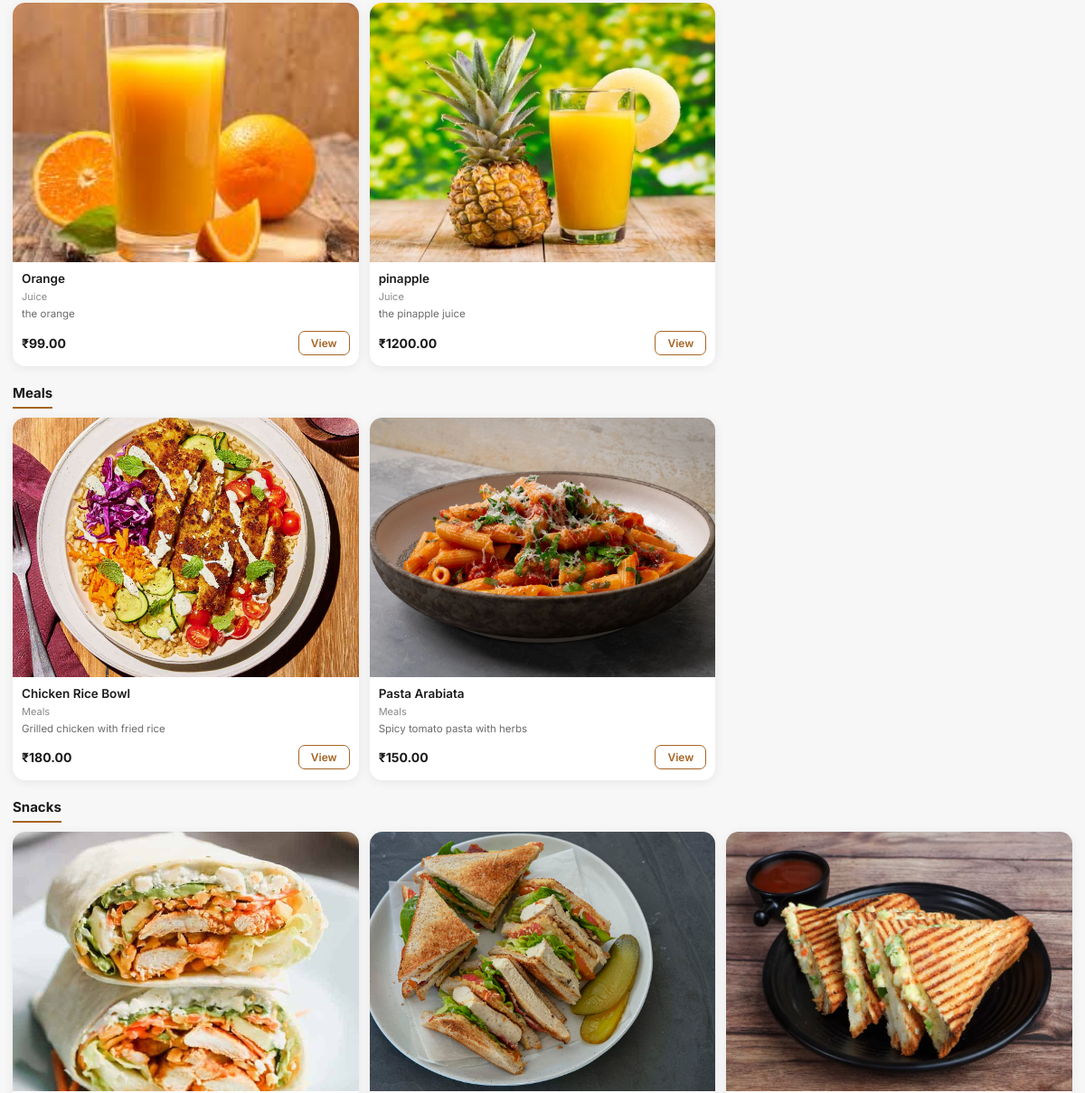
Before: / (middle part) with the older database file.
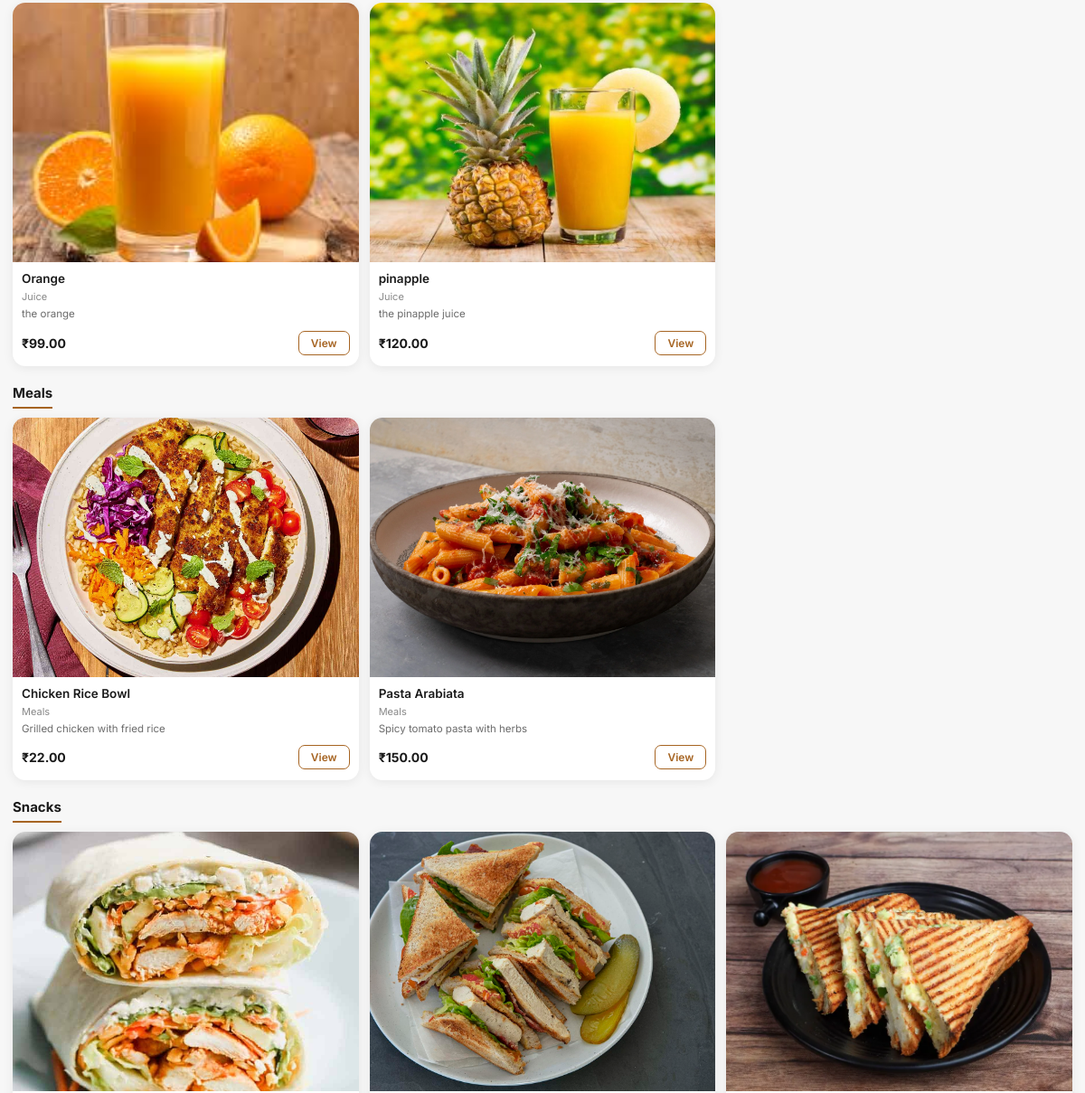
After: the same page with the newer database file.
### menu/models.py (models this page shows, shortened)
class MenuItem(models.Model):
    category = models.ForeignKey(Category,on_delete=models.CASCADE,related_name='items')
    name = models.CharField(max_length=200)
    description = models.TextField(blank=True)
    price = models.DecimalField(max_digits=8, decimal_places=2)
    image = models.ImageField(upload_to='menu_images/', blank=True, null=True)
    is_veg = models.BooleanField(default=False, verbose_name="Vegetarian")
    is_available = models.BooleanField(default=True, verbose_name="Available")
    is_featured = models.BooleanField(default=False, verbose_name="Featured / Bestseller")
    created_at = models.DateTimeField(auto_now_add=True)
    class Meta:
        ordering = ['name']

class Category(models.Model):
    name = models.CharField(max_length=100)
    order = models.PositiveIntegerField(default=0, help_text="Display order (lower = first)")
    class Meta:
        verbose_name_plural = "Categories"
        ordering = ['order', 'name']

### menu/views.py (the view)
# urls.py: path('', views.menu_view, name='menu'),
def menu_view(request):
    search_query = request.GET.get('q', '').strip()
    category_id = request.GET.get('category', '')
    categories = Category.objects.all()
    items = MenuItem.objects.select_related('category').order_by('category__name', 'name')
    if search_query:
        items = items.filter(name__icontains=search_query) | items.filter(description__icontains=search_query)
        items = items.order_by('category__name', 'name')
    if category_id:
        items = items.filter(category__id=category_id)
    context = {
        'categories': categories,
        'items': items,
        'search_query': search_query,
        'active_category': category_id,
    }
    return render(request, 'menu/menu.html', context)

### templates/menu/menu.html (shortened to what this page needs)
<!DOCTYPE html>
{% load static %}
<html lang="en">
<head>
</head>
<body>
    <main class="main">
        {% if items %}
        {% if active_category %}
        {% for cat in categories %}
        {% if cat.id|stringformat:'s' == active_category %}
        <div class="section-heading">{{ cat.name }}</div>
        {% endif %}
        {% endfor %}
        <div class="item-grid">
            {% for item in items %}
            <div class="item-card" onclick="openModal(
                        '{{ item.name|escapejs }}',
                        '{{ item.category.name|escapejs }}',
                        '{{ item.description|escapejs }}',
                        '{{ item.price }}',
                        '{% if item.image %}{{ item.image.url }}{% endif %}'
                    )">
                {% if item.image %}
                <img class="item-img" src="{{ item.image.url }}" alt="{{ item.name }}" loading="lazy" />
                {% else %}
                <div class="img-placeholder">☕</div>
                {% endif %}
                <div class="item-body">
                    <div class="item-name">{{ item.name }}</div>
                    <div class="item-cat-label">{{ item.category.name }}</div>
                    {% if item.description %}
                    <div class="item-desc">{{ item.description }}</div>
                    {% endif %}
                    <div class="item-footer">
                        <div class="item-price">₹{{ item.price }}</div>
                        <button class="btn-view">View</button>
                    </div>
                </div>
            </div>
            {% endfor %}
        </div>
        {% else %}
        {% regroup items by category as grouped_items %}
        {% for group in grouped_items %}
        <div class="section-heading">{{ group.grouper.name }}</div>
        <div class="item-grid">
            {% for item in group.list %}
            <div class="item-card" onclick="openModal(
                            '{{ item.name|escapejs }}',
                            '{{ item.category.name|escapejs }}',
                            '{{ item.description|escapejs }}',
                            '{{ item.price }}',
                            '{% if item.image %}{{ item.image.url }}{% endif %}'
                        )">
                {% if item.image %}
                <img class="item-img" src="{{ item.image.url }}" alt="{{ item.name }}" loading="lazy" />
                {% else %}
                <div class="img-placeholder">☕</div>
                {% endif %}
                <div class="item-body">
                    <div class="item-name">{{ item.name }}</div>
                    <div class="item-cat-label">{{ item.category.name }}</div>
                    {% if item.description %}
                    <div class="item-desc">{{ item.description }}</div>
                    {% endif %}
                    <div class="item-footer">
                        <div class="item-price">₹{{ item.price }}</div>
                        <button class="btn-view">View</button>
                    </div>
                </div>
            </div>
            {% endfor %}
        </div>
        {% endfor %}
        {% endif %}
        {% else %}
        <div class="empty-state">
            <div class="emoji">🔍</div>
            <p>No items found</p>
            <small>Try a different search or category</small>
        </div>
        {% endif %}
    </main>
</body>
</html>

### templates/menu/menu.html (style rules this page uses)
*, *::before, *::after { box-sizing: border-box; margin: 0; padding: 0; }
:root { --bg: #f7f7f7; --surface: #ffffff; --border: #e8e8e8; --primary: #a66422; --primary-light: #fdf0ef; --text-main: #1a1a1a; --text-sub: #6b6b6b; --text-cat: #888888; --card-radius: 14px; --tag-veg: #27ae60; --tag-nonveg: #a66422; --shadow: 0 2px 12px rgba(0, 0, 0, 0.07); }
body { font-family: 'Inter', sans-serif; background: var(--bg); color: var(--text-main); min-height: 100vh; }
.main { padding: 16px 14px 80px; }
.section-heading { font-size: 15px; font-weight: 700; color: var(--text-main); margin: 20px 0 10px; padding-bottom: 6px; border-bottom: 2px solid var(--primary); display: inline-block; }
.item-grid { display: grid; grid-template-columns: 1fr 1fr; gap: 12px; }
.item-card { background: var(--surface); border-radius: var(--card-radius); overflow: hidden; box-shadow: var(--shadow); display: flex; flex-direction: column; transition: transform 0.2s ease, box-shadow 0.2s ease; }
.item-img { width: 100%; aspect-ratio: 4/3; object-fit: cover; display: block; }
.item-body { padding: 10px 10px 12px; display: flex; flex-direction: column; gap: 4px; flex: 1; }
.item-name { font-size: 13.5px; font-weight: 600; line-height: 1.3; color: var(--text-main); }
.item-cat-label { font-size: 11px; color: var(--text-cat); }
.item-desc { font-size: 11.5px; color: var(--text-sub); line-height: 1.4; display: -webkit-box; -webkit-line-clamp: 2; -webkit-box-orient: vertical; overflow: hidden; }
.item-footer { display: flex; align-items: center; justify-content: space-between; margin-top: 6px; }
.item-price { font-size: 14px; font-weight: 700; color: var(--text-main); }
.btn-view { padding: 5px 13px; background: var(--surface); border: 1.5px solid var(--primary); color: var(--primary); border-radius: 7px; font-size: 12px; font-weight: 600; cursor: pointer; font-family: 'Inter', sans-serif; transition: all 0.18s ease; }
@media (min-width: 500px) { .item-grid { grid-template-columns: repeat(3, 1fr); } }

Changed rows visible on the page:
changed MenuItem "pinapple": price "1200.00" → "120.00"
changed MenuItem "Chicken Rice Bowl": price "180.00" → "22.00"
